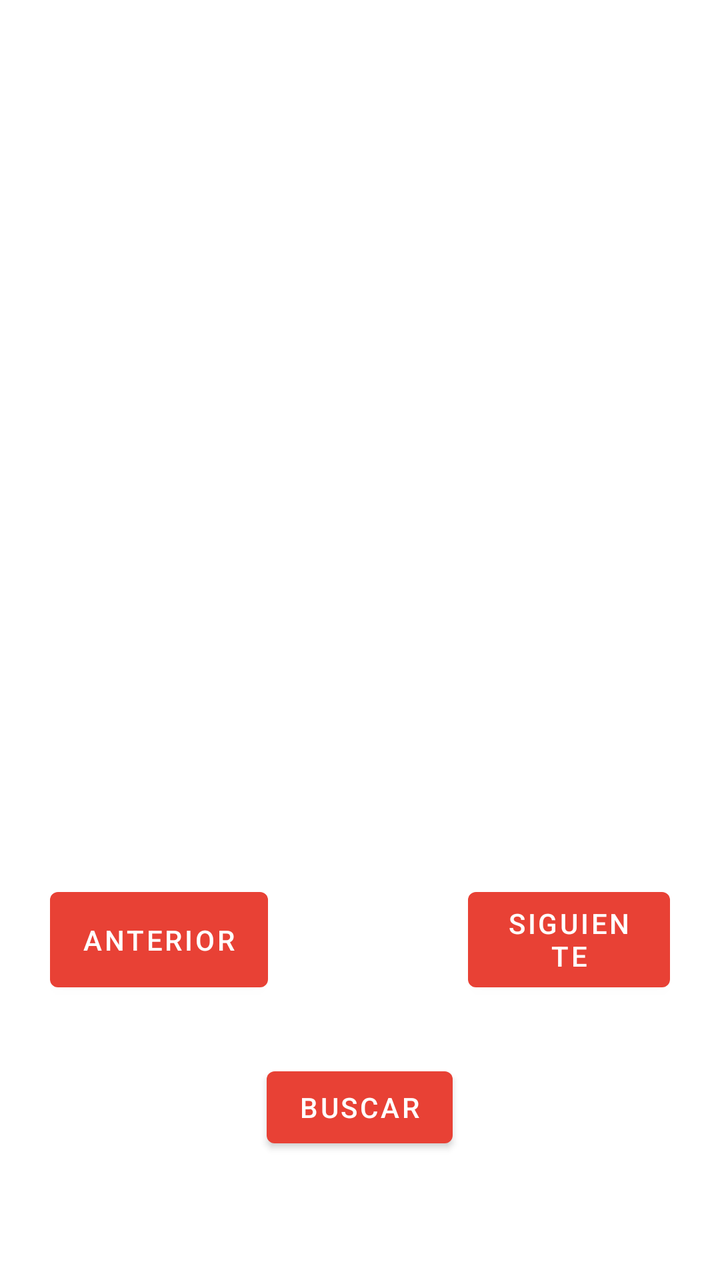
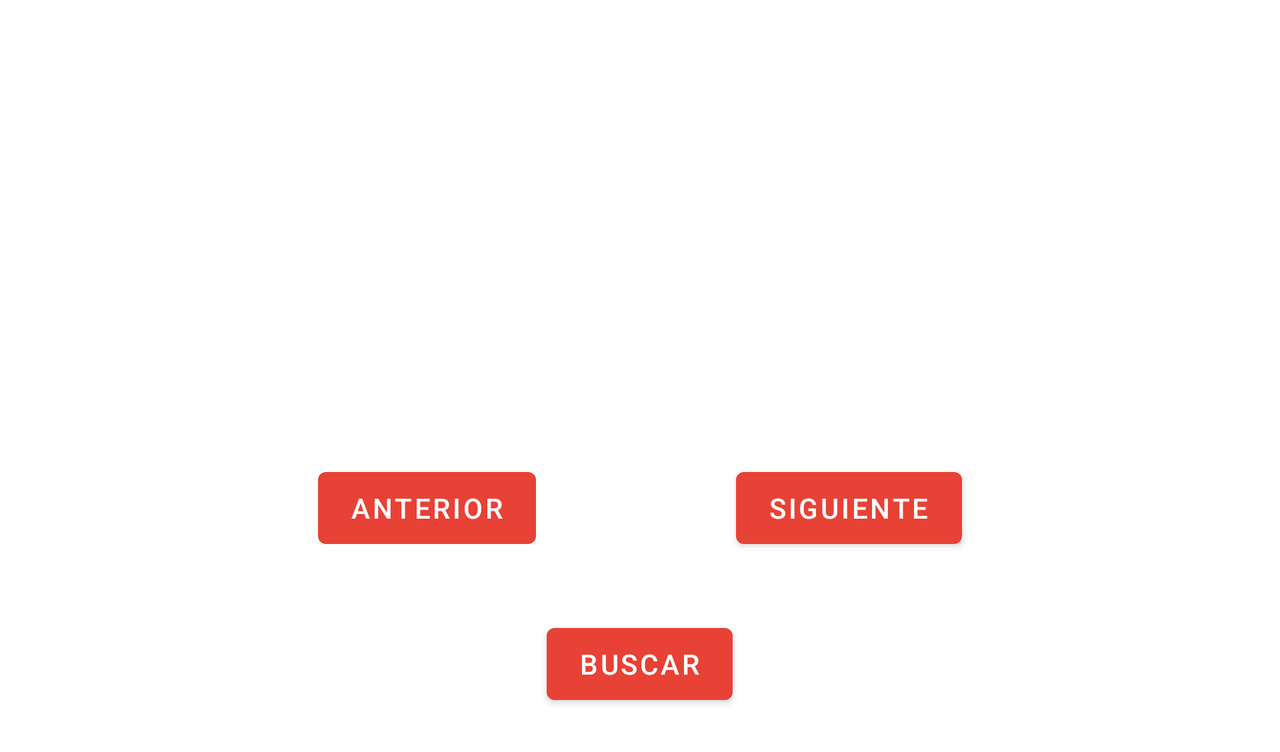

One screen, two layout resources from the same app: the default and the repository's alternative for another configuration. Each is rendered where Android would select it; the XML of both is given below.
<!-- AndroidManifest.xml: application theme Theme.CAHV -->
<!-- res/layout/activity_galeria.xml -->
<?xml version="1.0" encoding="utf-8"?>
<RelativeLayout
    xmlns:android="http://schemas.android.com/apk/res/android"
    xmlns:app="http://schemas.android.com/apk/res-auto"
    xmlns:tools="http://schemas.android.com/tools"
    android:layout_width="match_parent"
    android:layout_height="match_parent"
    tools:context=".Galeria">

    <LinearLayout
        android:layout_width="match_parent"
        android:layout_height="wrap_content"
        android:orientation="vertical"
        android:layout_margin="10dp"
        android:layout_gravity="center">

        <LinearLayout
            android:layout_width="match_parent"
            android:layout_height="wrap_content"
            android:layout_margin="5dp"
            android:orientation="horizontal">
            <ImageSwitcher
                android:id="@+id/ISGaleriaImagen"
                android:layout_width="match_parent"
                android:layout_height="400dp"/>
        </LinearLayout>

        <LinearLayout
            android:layout_width="match_parent"
            android:layout_height="wrap_content"
            android:layout_marginTop="20dp"
            android:layout_marginBottom="20dp"
            android:layout_marginStart="15dp"
            android:layout_marginEnd="15dp"
            android:orientation="horizontal"
            android:gravity="center" >
            <com.google.android.material.button.MaterialButton
                android:id="@+id/btnAntesGaleria"
                android:layout_width="wrap_content"
                android:layout_height="match_parent"
                android:text="@string/atras"
                android:layout_marginEnd="50dp"/>
            <com.google.android.material.button.MaterialButton
                android:id="@+id/btnSiguienteGaleria"
                android:layout_width="wrap_content"
                android:layout_height="match_parent"
                android:text="@string/siguiente"
                android:layout_marginStart="50dp"/>
        </LinearLayout>

        <LinearLayout
            android:layout_width="match_parent"
            android:layout_height="match_parent"
            android:layout_margin="10dp"
            android:orientation="horizontal"
            android:gravity="center">
            <com.google.android.material.button.MaterialButton
                android:id="@+id/btnBuscarGaleria"
                android:layout_width="wrap_content"
                android:layout_height="wrap_content"
                android:text="@string/buscar"
                app:iconSize="50dp" />
        </LinearLayout>
    </LinearLayout>
</RelativeLayout>
<!-- resources referenced by this layout -->
<resources>
  <string name="atras">Anterior</string>
  <string name="buscar">Buscar</string>
  <string name="siguiente">Siguiente</string>
  <style name="Theme.CAHV" parent="Theme.MaterialComponents.DayNight.DarkActionBar">
          
          <item name="colorPrimary">@color/color2</item>
          <item name="colorPrimaryVariant">@color/color3</item>
          <item name="colorOnPrimary">@color/white</item>
          
          <item name="colorSecondary">@color/teal_200</item>
          <item name="colorSecondaryVariant">@color/teal_700</item>
          <item name="colorOnSecondary">@color/black</item>
          
          <item name="android:statusBarColor">?attr/colorPrimaryVariant</item>
          
      </style>
  <color name="color2">#e84135</color>
  <color name="color3">#b5533f</color>
  <color name="white">#FFFFFFFF</color>
  <color name="teal_200">#FF03DAC5</color>
  <color name="teal_700">#FF018786</color>
  <color name="black">#FF000000</color>
</resources>
<!-- res/layout-land/activity_galeria.xml (the repository's variant of the layout above) -->
<!-- drawn on the phone turned sideways -->
<?xml version="1.0" encoding="utf-8"?>
<ScrollView
    xmlns:android="http://schemas.android.com/apk/res/android"
    xmlns:app="http://schemas.android.com/apk/res-auto"
    xmlns:tools="http://schemas.android.com/tools"
    android:layout_width="match_parent"
    android:layout_height="match_parent"
    tools:context=".Galeria">

    <LinearLayout
        android:layout_width="match_parent"
        android:layout_height="wrap_content"
        android:layout_gravity="center"
        android:layout_marginStart="10dp"
        android:layout_marginTop="10dp"
        android:layout_marginEnd="10dp"
        android:layout_marginBottom="10dp"
        android:orientation="vertical"
        tools:ignore="UselessParent">


        <LinearLayout
            android:layout_width="match_parent"
            android:layout_height="wrap_content"
            android:layout_margin="5dp"
            android:orientation="horizontal">

            <ImageSwitcher
                android:id="@+id/ISGaleriaImagen"
                android:layout_width="match_parent"
                android:layout_height="200dp" />

        </LinearLayout>

        <LinearLayout
            android:layout_width="match_parent"
            android:layout_height="wrap_content"
            android:layout_marginStart="15dp"
            android:layout_marginTop="10dp"
            android:layout_marginEnd="15dp"
            android:layout_marginBottom="20dp"
            android:gravity="center"
            android:orientation="horizontal">

            <com.google.android.material.button.MaterialButton
                android:id="@+id/btnAntesGaleria"
                android:layout_width="wrap_content"
                android:layout_height="match_parent"
                android:layout_marginEnd="50dp"
                android:text="@string/atras" />

            <com.google.android.material.button.MaterialButton
                android:id="@+id/btnSiguienteGaleria"
                android:layout_width="wrap_content"
                android:layout_height="match_parent"
                android:layout_marginStart="50dp"
                android:text="@string/siguiente" />
        </LinearLayout>

        <LinearLayout
            android:layout_width="match_parent"
            android:layout_height="match_parent"
            android:layout_margin="10dp"
            android:gravity="center"
            android:orientation="horizontal">

            <com.google.android.material.button.MaterialButton
                android:id="@+id/btnBuscarGaleria"
                android:layout_width="wrap_content"
                android:layout_height="wrap_content"
                android:text="@string/buscar"
                app:iconSize="50dp" />
        </LinearLayout>
    </LinearLayout>
</ScrollView>
